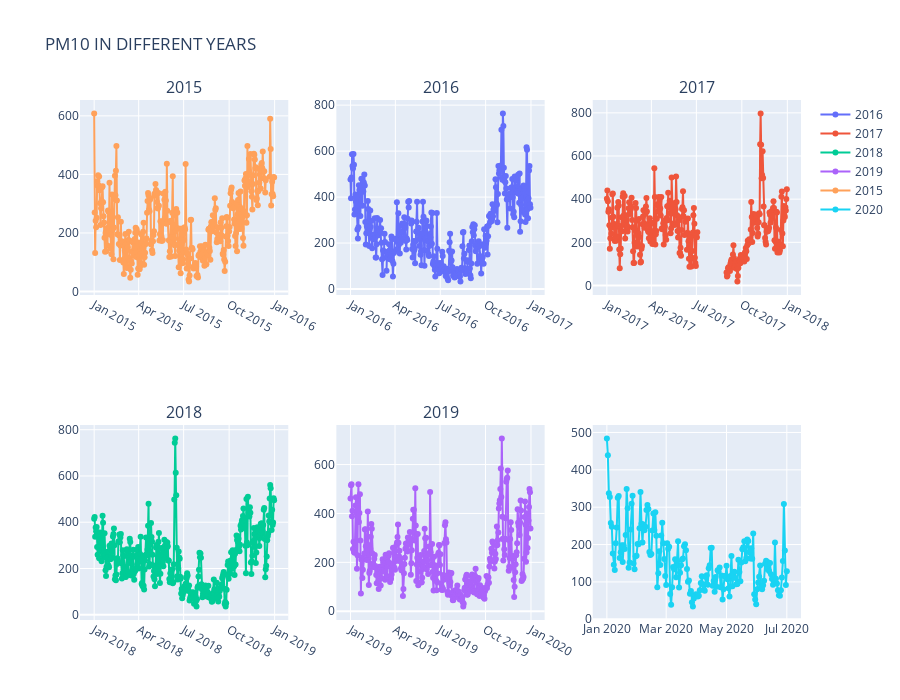

The code cell stored with this chart in its notebook:
### Code cell
from plotly.subplots import make_subplots
fig = make_subplots(rows=2, cols=3,subplot_titles=("2015","2016", "2017", "2018","2019"))
fig.add_trace(
    go.Scatter(
    name ="2016",
    mode = "lines+markers",
    y = aqi_level_16.iloc[:,2],
    x = aqi_level_16.iloc[:,1]),
    row = 1 ,col =2)


fig.add_trace(go.Scatter(
    name ="2017",
    mode = "lines+markers",
    y = aqi_level_17.iloc[:,2],
    x = aqi_level_17.iloc[:,1]),
    row=1, col=3
)

    
    


fig.add_trace(go.Scatter(
    name ="2018",
    mode = "lines+markers",
    y = aqi_level_18.iloc[:,2],
    x = aqi_level_18.iloc[:,1]),
    row=2, col=1
)

fig.add_trace(go.Scatter(
    name ="2019",
    mode = "lines+markers",
    y = aqi_level_19.iloc[:,2],
    x = aqi_level_19.iloc[:,1]),
    row=2, col=2
)

fig.add_trace(go.Scatter(
    name ="2015",
    mode = "lines+markers",
    y = aqi_level_15.iloc[:,2],
    x = aqi_level_15.iloc[:,1]),
    row=1, col=1
)
fig.add_trace(go.Scatter(name="2020",
                         mode = "lines+markers", 
                         y = aqi_level_20.iloc[:,2],
                         x = aqi_level_20.iloc[:,1]),
                         row = 2,col = 3)
fig.update_layout(title_text="PM10 IN DIFFERENT YEARS", height=700)
fig.show()

### Figure 1 — Plotly figure (JSON) as saved in the notebook; plotly's stock layout.template omitted (floating-point values rounded to 4 significant figures; data arrays with more than 128 entries replaced by an {"elided": "..."} marker saying what was removed)
{"data": [{"mode": "lines+markers", "name": "2016", "type": "scatter", "x": {"elided": "366 str values"}, "xaxis": "x2", "y": {"elided": "366 float values"}, "yaxis": "y2"}, {"mode": "lines+markers", "name": "2017", "type": "scatter", "x": {"elided": "365 str values"}, "xaxis": "x3", "y": {"elided": "365 float values"}, "yaxis": "y3"}, {"mode": "lines+markers", "name": "2018", "type": "scatter", "x": {"elided": "365 str values"}, "xaxis": "x4", "y": {"elided": "365 float values"}, "yaxis": "y4"}, {"mode": "lines+markers", "name": "2019", "type": "scatter", "x": {"elided": "365 str values"}, "xaxis": "x5", "y": {"elided": "365 float values"}, "yaxis": "y5"}, {"mode": "lines+markers", "name": "2015", "type": "scatter", "x": {"elided": "365 str values"}, "xaxis": "x", "y": {"elided": "365 float values"}, "yaxis": "y"}, {"mode": "lines+markers", "name": "2020", "type": "scatter", "x": {"elided": "183 str values"}, "xaxis": "x6", "y": {"elided": "183 float values"}, "yaxis": "y6"}], "layout": {"annotations": [{"font": {"size": 16}, "showarrow": false, "text": "2015", "x": 0.1444, "xanchor": "center", "xref": "paper", "y": 1, "yanchor": "bottom", "yref": "paper"}, {"font": {"size": 16}, "showarrow": false, "text": "2016", "x": 0.5, "xanchor": "center", "xref": "paper", "y": 1, "yanchor": "bottom", "yref": "paper"}, {"font": {"size": 16}, "showarrow": false, "text": "2017", "x": 0.8556, "xanchor": "center", "xref": "paper", "y": 1, "yanchor": "bottom", "yref": "paper"}, {"font": {"size": 16}, "showarrow": false, "text": "2018", "x": 0.1444, "xanchor": "center", "xref": "paper", "y": 0.375, "yanchor": "bottom", "yref": "paper"}, {"font": {"size": 16}, "showarrow": false, "text": "2019", "x": 0.5, "xanchor": "center", "xref": "paper", "y": 0.375, "yanchor": "bottom", "yref": "paper"}], "height": 700, "title": {"text": "PM10 IN DIFFERENT YEARS"}, "xaxis": {"anchor": "y", "domain": [0, 0.2889]}, "xaxis2": {"anchor": "y2", "domain": [0.3556, 0.6444]}, "xaxis3": {"anchor": "y3", "domain": [0.7111, 1]}, "xaxis4": {"anchor": "y4", "domain": [0, 0.2889]}, "xaxis5": {"anchor": "y5", "domain": [0.3556, 0.6444]}, "xaxis6": {"anchor": "y6", "domain": [0.7111, 1]}, "yaxis": {"anchor": "x", "domain": [0.625, 1]}, "yaxis2": {"anchor": "x2", "domain": [0.625, 1]}, "yaxis3": {"anchor": "x3", "domain": [0.625, 1]}, "yaxis4": {"anchor": "x4", "domain": [0, 0.375]}, "yaxis5": {"anchor": "x5", "domain": [0, 0.375]}, "yaxis6": {"anchor": "x6", "domain": [0, 0.375]}}}
